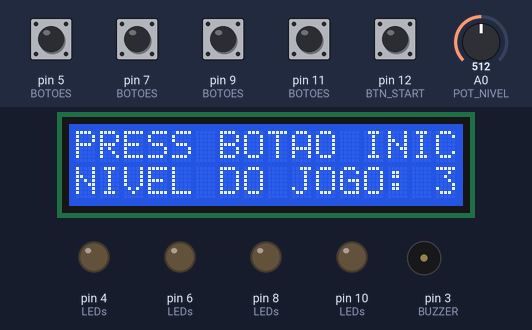
This sketch was run on a simulated Arduino Uno, built with avr-gcc and run on an emulated ATmega328P. Parts: 16×2 character LCD, output pins drawn as LEDs (lit = HIGH), buzzer (waves = sounding). Dashed ring = blinking. The inputs (shaded band) are chosen by the test bench; at power-on: pin 5 (BOTOES), pin 7 (BOTOES), pin 9 (BOTOES), pin 11 (BOTOES), pin 12 (BTN_START) HIGH, A0 (POT_NIVEL) = 512. Random numbers use the default seed unless the sketch sets one.

Above: at 2.6 s.
2.7 s: pin 12 (BTN_START) pulled LOW for 0.15 s
At 6.9 s:
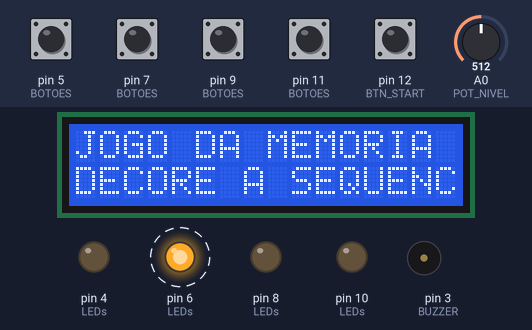
At 11.9 s:
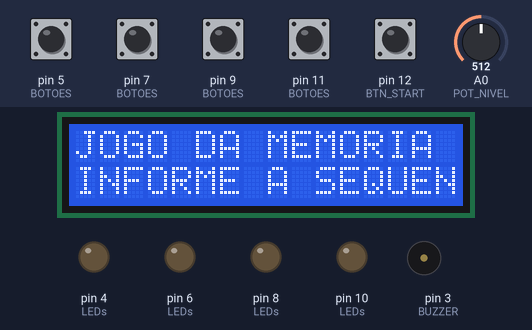
Timing chart, 0 to 13.4 s (numbered marks = the images above; inputs shaded):
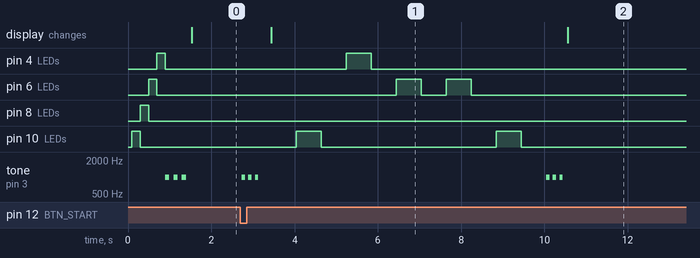

Measured:
- after the input at 2.7 s, pin 4 (LEDs): LOW → HIGH after 2.5 s, → LOW 0.60 s later; pin 6 (LEDs): alternates HIGH for 0.60 s and LOW for 0.60 s, 4 changes in all, then stays LOW, starting after 3.7 s

The sketch:

codigo-projetos-com-arduino-jogo_da_memoria-sandro-mesquita.ino
```cpp
/*==========================================================
   JOGO DA MEMÓRIA  –  Versão final (LCD I²C + pinos revistos)
   ----------------------------------------------------------
   Mapping físico (ver esquema de fios coloridos):
       LEDs ……  VERM = 10 | AMAR =  8 | VERD =  6 | AZUL = 4
       Botões … INIC = 12 | VERM = 11 | AMAR =  9 | VERD = 7 | AZUL = 5
       Buzzer ………………………………………… 3
       Pot.     ………………………………………… A0
       LCD I²C  ………………………………………… SDA = A4  SCL = A5   (addr 0x27)
==========================================================*/

/*==========================================================
  PROJETO: Jogo da Memória com Arduino
  SÉRIE: Robótica e Programação Maker
  MATERIAL DE APOIO: eBook "Projetos com Arduino – Jogo da Memória"
  AUTOR: Prof. Sandro Mesquita
  INSTITUIÇÃO: Instituto de Tecnologia e Inteligência Artificial (ITIA)
  VERSÃO: Final – com LCD I²C e pinagem revisada
  DATA: Julho de 2025

  DESCRIÇÃO:
  Este código implementa um jogo da memória utilizando Arduino Uno,
  LEDs, botões, buzzer, potenciômetro e um display LCD 16x2 com interface I²C.
  O nível de dificuldade é ajustado via potenciômetro, e o jogo consiste em
  memorizar e reproduzir uma sequência de LEDs acesos aleatoriamente.

  LICENÇA: Uso educacional livre, com créditos mantidos ao autor.

  REPOSITÓRIO OFICIAL:
  https://github.com/profsandromesquita/jogo-da-memoria-arduino
==========================================================*/

#include <Wire.h>
#include <LiquidCrystal_I2C.h>

// ---------- PINOS DE SAÍDA ----------
const int LED_VERM   = 10;
const int LED_AMAR   =  8;
const int LED_VERD   =  6;
const int LED_AZUL   =  4;
const int LEDs[4] = {LED_VERM, LED_AMAR, LED_VERD, LED_AZUL};

const int BUZZER = 3;

// ---------- PINOS DE ENTRADA ----------
const int BTN_START   = 12;   // Botão branco (Start/Reset)
const int BTN_VERM    = 11;
const int BTN_AMAR    =  9;
const int BTN_VERD    =  7;
const int BTN_AZUL    =  5;
const int BOTOES[4] = {BTN_VERM, BTN_AMAR, BTN_VERD, BTN_AZUL};

const int POT_NIVEL = A0;     // Potenciômetro (cursor fio ciano)

// ---------- LCD ----------
LiquidCrystal_I2C lcd(0x27, 16, 2);

// ---------- CONSTANTES ----------
const byte TAM_SEQ = 5;
byte sequencia[TAM_SEQ];             // Guarda sequência sorteada
const uint16_t intervalo[5] = {2000, 1600, 1200, 1000, 800};

// ------------------------------------------------------------
void setup() {
  // Configura pinos digitais
  for (byte i = 0; i < 4; i++) {
    pinMode(LEDs[i], OUTPUT);
    pinMode(BOTOES[i], INPUT_PULLUP);
  }
  pinMode(BTN_START, INPUT_PULLUP);
  pinMode(BUZZER, OUTPUT);

  // Inicia LCD
  lcd.init();
  lcd.backlight();

  // Mensagem de teste
  lcd.setCursor(0,0); lcd.print("JOGO DA MEMORIA");
  lcd.setCursor(0,1); lcd.print("TESTANDO PROJETO");
  piscaLeds(1, 200);
  beep(3, 100, 100);

  // Semente aleatória
  randomSeed(analogRead(A1));
}

void loop() {
  byte nivel = escolherNivel();   // 1) Potenciômetro + botão Start
  gerarSequencia();               // 2) Array aleatório
  exibirSequencia(nivel);         // 3) Mostra LEDs
  bool venceu = lerResposta();    // 4) Jogador responde
  mostrarResultado(venceu);       // 5) Feedback
}

// ==================== FUNÇÕES DE SUPORTE ===================

void piscaLeds(byte vezes, uint16_t tOn) {
  for (byte v = 0; v < vezes; v++) {
    for (byte i = 0; i < 4; i++) {
      digitalWrite(LEDs[i], HIGH);
      delay(tOn);
      digitalWrite(LEDs[i], LOW);
    }
  }
}

void beep(byte v, uint16_t tOn, uint16_t pausa) {
  for (byte i = 0; i < v; i++) {
    tone(BUZZER, 1000);        // 1 kHz
    delay(tOn);
    noTone(BUZZER);
    delay(pausa);
  }
}

byte escolherNivel() {
  byte niv = 1;
  lcd.clear();
  lcd.setCursor(0,0); lcd.print("PRESS BOTAO INIC");
  while (digitalRead(BTN_START) == HIGH) {
    byte novo = map(analogRead(POT_NIVEL),0,1023,1,5);
    if (novo != niv) {
      niv = novo;
      lcd.setCursor(0,1);
      lcd.print("NIVEL DO JOGO: ");
      lcd.print(niv);
      lcd.print(" ");           // apaga dígito antigo
    }
    delay(100);
  }
  beep(3, 80, 80);
  while (digitalRead(BTN_START) == LOW); // espera soltar
  delay(200);
  return niv;
}

void gerarSequencia() {
  for (byte i = 0; i < TAM_SEQ; i++)
    sequencia[i] = random(0,4);
}

void exibirSequencia(byte niv) {
  lcd.clear();
  lcd.setCursor(0,0); lcd.print("JOGO DA MEMORIA");
  lcd.setCursor(0,1); lcd.print("DECORE A SEQUENC");
  uint16_t passo = intervalo[niv-1];
  uint16_t tOn = passo/2, tOff = passo - tOn;
  delay(600);
  for (byte i = 0; i < TAM_SEQ; i++) {
    digitalWrite(LEDs[sequencia[i]], HIGH);
    delay(tOn);
    digitalWrite(LEDs[sequencia[i]], LOW);
    delay(tOff);
  }
  beep(3, 80, 80);
}

bool lerResposta() {
  lcd.clear();
  lcd.setCursor(0,0); lcd.print("JOGO DA MEMORIA");
  lcd.setCursor(0,1); lcd.print("INFORME A SEQUEN");
  for (byte p = 0; p < TAM_SEQ; p++) {
    int idx = aguardaBotao();
    beep(1, 60, 20);
    if (idx != sequencia[p]) return false;
  }
  return true;
}

int aguardaBotao() {
  while (true) {
    for (byte i = 0; i < 4; i++) {
      if (digitalRead(BOTOES[i]) == LOW) {
        while (digitalRead(BOTOES[i]) == LOW); // espera soltar
        delay(40); // debounce
        return i;
      }
    }
  }
}

void mostrarResultado(bool ok) {
  lcd.clear();
  if (ok) {
    lcd.setCursor(0,0); lcd.print("PARABENS JOGADOR");
    lcd.setCursor(0,1); lcd.print("VOCE ACERTOU   ");
  } else {
    lcd.setCursor(0,0); lcd.print("QUE PENA        ");
    lcd.setCursor(0,1); lcd.print("VOCE SE ENGANOU");
  }
  beep(3, 120, 120);
  delay(2500);
}
```
